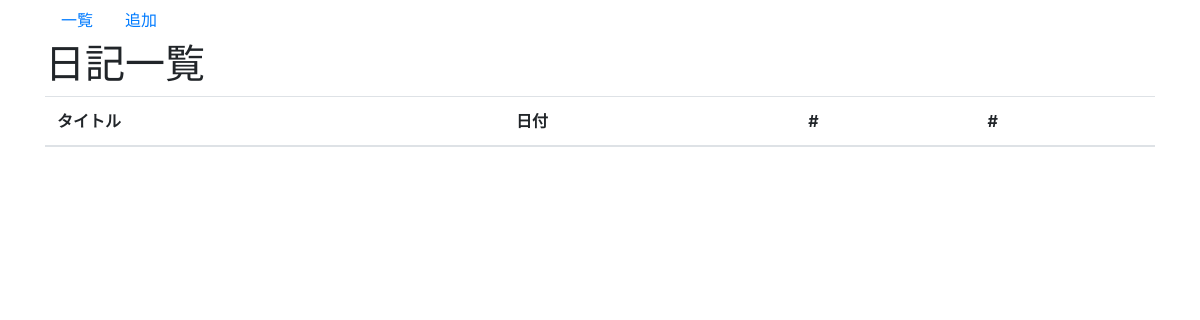
/diary/, run on an earlier commit of the app's database.
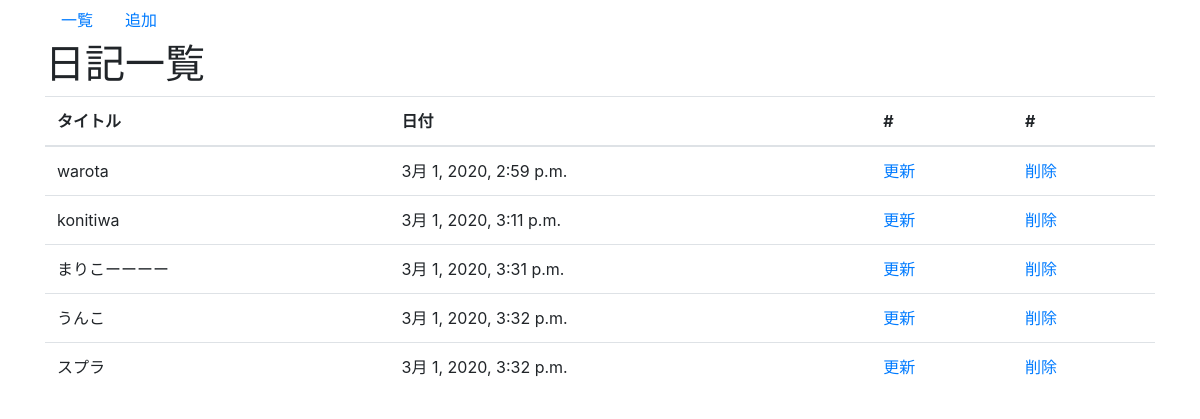
And on a later commit of the database.
### diary/models.py (models this page shows)
class Day(models.Model):
	title = models.CharField('タイトル', max_length=200)
	text = models.TextField('本文')
	date = models.DateTimeField('日付', default=timezone.now)

### diary/views.py (the view)
# urls.py: path('', views.index, name='index'), #/diary/index
def index(request):
	context = {
		'day_list':Day.objects.all(),
	}
	return render(request, 'diary/day_list.html', context)

### diary/templates/diary/day_list.html
{% extends 'diary/base.html' %}
{% block content %}
<h1>日記一覧</h1>
<table class="table">
  <thead>
    <tr>
	  <th>タイトル</th>
	  <th>日付</th>
	  <th>#</th>
	  <th>#</th>
	</tr>
  </thead>
  <tbody>
    {% for day in day_list %}
	<tr>
      <td>{{ day.title }}</td>
	  <td>{{ day.date }}</td>
	  <td><a href="{% url 'diary:update' day.pk %}">更新</a></td>
	  <td><a href="{% url 'diary:delete' day.pk %}">削除</a></td>
	</tr>
  {% endfor %}
  </tbody>
</table>
{% endblock %}

### diary/templates/diary/base.html (shortened to what this page needs)
<!doctype html>
<html lang="ja">
  <head>
    <link rel="stylesheet" href="https://maxcdn.bootstrapcdn.com/bootstrap/4.0.0-beta.2/css/bootstrap.min.css">
  </head>
  <body>
	<div class="container">
	<nav class="nav">
	  <a class="nav-link" href="{% url 'diary:index' %}">一覧</a>
	  <a class="nav-link" href="{% url 'diary:add' %}">追加</a>
	</nav>
    {% block content %}
	{% endblock %}
	</div>
  </body>
</html>

What changed in the data, as far as the page shows it:
added Day: title "warota", date "3月 1, 2020, 2:59 p.m."
added Day: title "konitiwa", date "3月 1, 2020, 3:11 p.m."
added Day: title "まりこーーーー", date "3月 1, 2020, 3:31 p.m."
added Day: title "うんこ", date "3月 1, 2020, 3:32 p.m."
added Day: title "スプラ", date "3月 1, 2020, 3:32 p.m."
